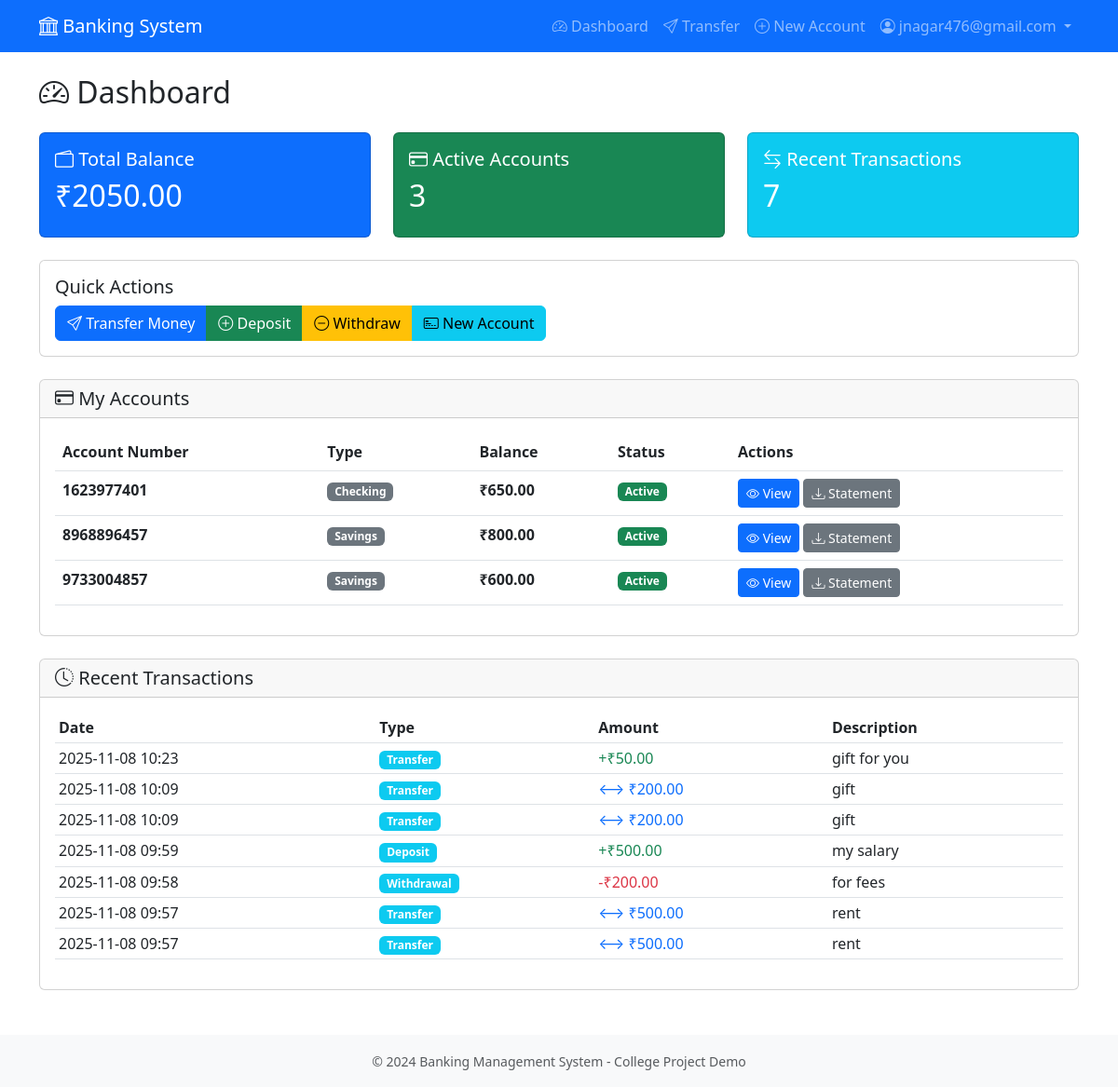
Before: /user/dashboard (signed in) with the older database file.
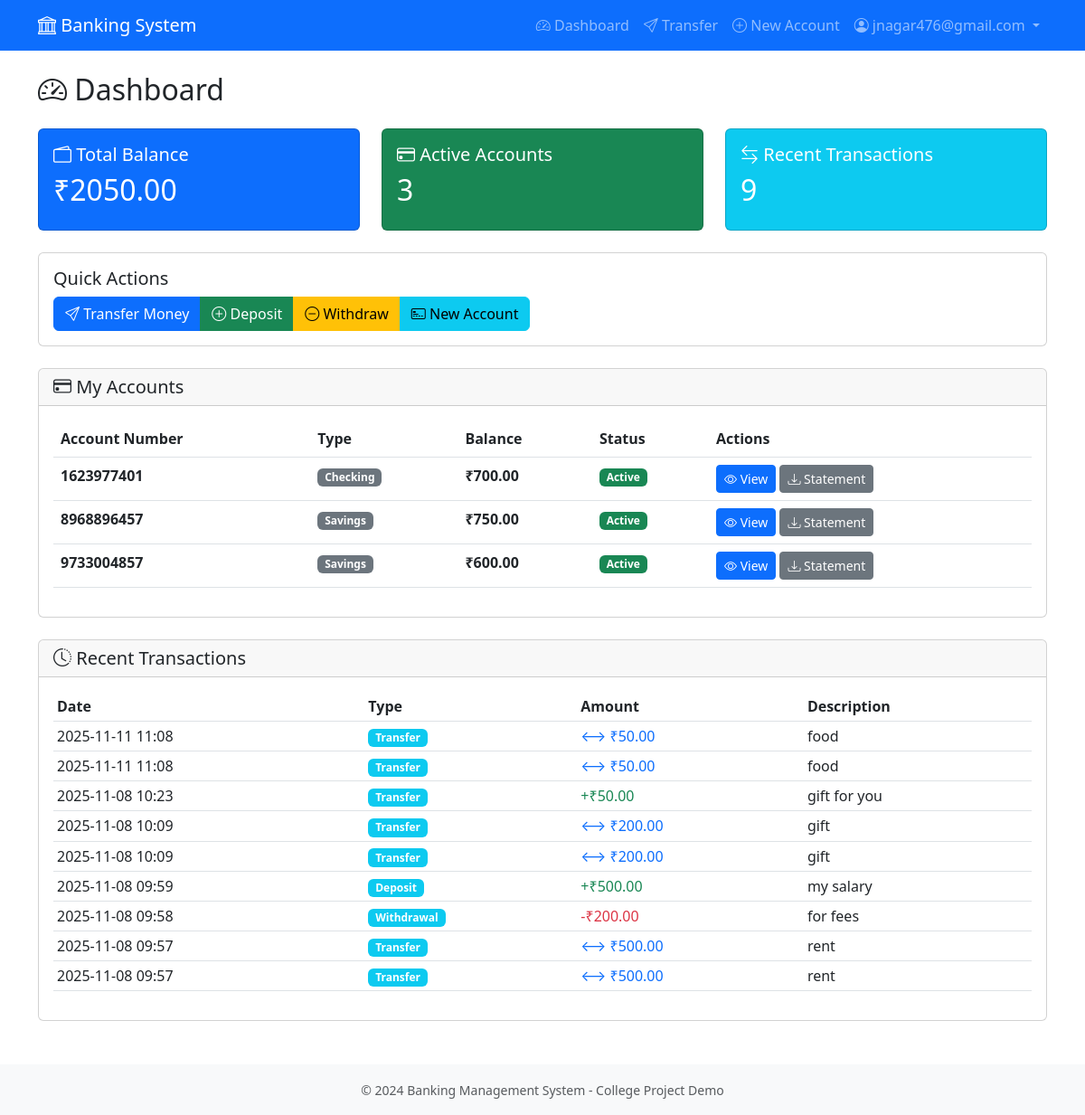
After: the same page with the newer database file.
### app/models.py (models this page shows, shortened)
class User(UserMixin, db.Model):
    __tablename__ = 'users'
    id = db.Column(db.Integer, primary_key=True)
    email = db.Column(db.String(120), unique=True, nullable=False, index=True)
    password_hash = db.Column(db.String(255), nullable=False)
    full_name = db.Column(db.String(100), nullable=False)
    phone = db.Column(db.String(20), nullable=True)
    is_admin = db.Column(db.Boolean, default=False, nullable=False)
    is_active = db.Column(db.Boolean, default=True, nullable=False)
    created_at = db.Column(db.DateTime, default=datetime.utcnow, nullable=False)
    accounts = db.relationship('Account', backref='owner', lazy='dynamic', cascade='all, delete-orphan')
    def get_total_balance(self):
        total_cents = sum(account.balance for account in self.accounts)
        return total_cents / 100.0

class Account(db.Model):
    __tablename__ = 'accounts'
    id = db.Column(db.Integer, primary_key=True)
    user_id = db.Column(db.Integer, db.ForeignKey('users.id'), nullable=False, index=True)
    account_number = db.Column(db.String(20), unique=True, nullable=False, index=True)
    account_type = db.Column(db.String(20), nullable=False)  # 'checking' or 'savings'
    balance = db.Column(db.Integer, default=0, nullable=False)  # Stored in cents
    is_frozen = db.Column(db.Boolean, default=False, nullable=False)
    created_at = db.Column(db.DateTime, default=datetime.utcnow, nullable=False)
    transactions_sent = db.relationship(
        'Transaction',
        foreign_keys='Transaction.from_account_id',
        backref='source_account',
        lazy='dynamic'
    )
    transactions_received = db.relationship(
        'Transaction',
        foreign_keys='Transaction.to_account_id',
        backref='destination_account',
        lazy='dynamic'
    )
    def get_balance(self):
        return self.balance / 100.0
    def get_all_transactions(self):
        sent = self.transactions_sent.all()
        received = self.transactions_received.all()
        all_transactions = sent + received
        return sorted(all_transactions, key=lambda x: x.timestamp, reverse=True)

class Transaction(db.Model):
    __tablename__ = 'transactions'
    id = db.Column(db.Integer, primary_key=True)
    from_account_id = db.Column(db.Integer, db.ForeignKey('accounts.id'), nullable=True, index=True)
    to_account_id = db.Column(db.Integer, db.ForeignKey('accounts.id'), nullable=True, index=True)
    amount = db.Column(db.Integer, nullable=False)  # Stored in cents
    transaction_type = db.Column(db.String(20), nullable=False)  # 'transfer', 'deposit', 'withdrawal'
    description = db.Column(db.String(255), nullable=True)
    timestamp = db.Column(db.DateTime, default=datetime.utcnow, nullable=False, index=True)
    def get_amount(self):
        return self.amount / 100.0

### app/routes/user_routes.py (the view)
@bp.route('/dashboard')
@login_required
def dashboard():
    if isinstance(current_user, Admin):
        return redirect(url_for('admin.dashboard'))
    accounts = current_user.accounts.all()
    recent_transactions = []
    for account in accounts:
        transactions = account.get_all_transactions()
        recent_transactions.extend(transactions)
    recent_transactions = sorted(recent_transactions, key=lambda x: x.timestamp, reverse=True)[:10]
    total_balance = current_user.get_total_balance()
    return render_template(
        'user/dashboard.html',
        title='Dashboard',
        accounts=accounts,
        recent_transactions=recent_transactions,
        total_balance=total_balance
    )

### app/templates/user/dashboard.html (shortened to what this page needs)
{% extends "layout.html" %}
{% block content %}
<h2 class="mb-4">
    <i class="bi bi-speedometer2"></i> Dashboard
</h2>
<div class="row mb-4">
    <div class="col-md-4">
        <div class="card bg-primary text-white">
            <div class="card-body">
                <h5 class="card-title">
                    <i class="bi bi-wallet2"></i> Total Balance
                </h5>
                <h2>₹{{ "%.2f"|format(total_balance) }}</h2>
            </div>
        </div>
    </div>
    <div class="col-md-4">
        <div class="card bg-success text-white">
            <div class="card-body">
                <h5 class="card-title">
                    <i class="bi bi-credit-card"></i> Active Accounts
                </h5>
                <h2>{{ accounts|length }}</h2>
            </div>
        </div>
    </div>
    <div class="col-md-4">
        <div class="card bg-info text-white">
            <div class="card-body">
                <h5 class="card-title">
                    <i class="bi bi-arrow-left-right"></i> Recent Transactions
                </h5>
                <h2>{{ recent_transactions|length }}</h2>
            </div>
        </div>
    </div>
</div>
<div class="row mb-4">
    <div class="col-12">
        <div class="card">
            <div class="card-body">
                <h5 class="card-title">Quick Actions</h5>
                <div class="btn-group" role="group">
                    <a href="{{ url_for('user.transfer') }}" class="btn btn-primary">
                        <i class="bi bi-send"></i> Transfer Money
                    </a>
                    <a href="{{ url_for('user.deposit') }}" class="btn btn-success">
                        <i class="bi bi-plus-circle"></i> Deposit
                    </a>
                    <a href="{{ url_for('user.withdraw') }}" class="btn btn-warning">
                        <i class="bi bi-dash-circle"></i> Withdraw
                    </a>
                    <a href="{{ url_for('user.create_account') }}" class="btn btn-info">
                        <i class="bi bi-credit-card-2-front"></i> New Account
                    </a>
                </div>
            </div>
        </div>
    </div>
</div>
<div class="card mb-4">
    <div class="card-header">
        <h5 class="mb-0"><i class="bi bi-credit-card"></i> My Accounts</h5>
    </div>
    <div class="card-body">
        {% if accounts %}
            <div class="table-responsive">
                <table class="table table-hover">
                    <thead>
                        <tr>
                            <th>Account Number</th>
                            <th>Type</th>
                            <th>Balance</th>
                            <th>Status</th>
                            <th>Actions</th>
                        </tr>
                    </thead>
                    <tbody>
                        {% for account in accounts %}
                        <tr>
                            <td><strong>{{ account.account_number }}</strong></td>
                            <td>
                                <span class="badge bg-secondary">{{ account.account_type.title() }}</span>
                            </td>
                            <td><strong>₹{{ "%.2f"|format(account.get_balance()) }}</strong></td>
                            <td>
                                {% if account.is_frozen %}
                                    <span class="badge bg-danger">Frozen</span>
                                {% else %}
                                    <span class="badge bg-success">Active</span>
                                {% endif %}
                            </td>
                            <td>
                                <a href="{{ url_for('user.account_details', account_id=account.id) }}" class="btn btn-sm btn-primary">
                                    <i class="bi bi-eye"></i> View
                                </a>
                                <a href="{{ url_for('user.statement', account_id=account.id) }}" class="btn btn-sm btn-secondary">
                                    <i class="bi bi-download"></i> Statement
                                </a>
                            </td>
                        </tr>
                        {% endfor %}
                    </tbody>
                </table>
            </div>
        {% else %}
            <div class="alert alert-info">
                <i class="bi bi-info-circle"></i> You don't have any accounts yet.
                <a href="{{ url_for('user.create_account') }}" class="alert-link">Create one now</a>
            </div>
        {% endif %}
    </div>
</div>
<div class="card">
    <div class="card-header">
        <h5 class="mb-0"><i class="bi bi-clock-history"></i> Recent Transactions</h5>
    </div>
    <div class="card-body">
        {% if recent_transactions %}
            <div class="table-responsive">
                <table class="table table-sm">
                    <thead>
                        <tr>
                            <th>Date</th>
                            <th>Type</th>
                            <th>Amount</th>
                            <th>Description</th>
                        </tr>
                    </thead>
                    <tbody>
                        {% for transaction in recent_transactions %}
                        <tr>
                            <td>{{ transaction.timestamp.strftime('%Y-%m-%d %H:%M') }}</td>
                            <td>
                                <span class="badge bg-info">{{ transaction.transaction_type.title() }}</span>
                            </td>
                            <td>
                                {% set my_account_ids = accounts|map(attribute='id')|list %}
                                {% if transaction.to_account_id in my_account_ids and (transaction.from_account_id is none or transaction.from_account_id not in my_account_ids) %}
                                    <span class="text-success">+₹{{ "%.2f"|format(transaction.get_amount()) }}</span>
                                {% elif transaction.from_account_id in my_account_ids and (transaction.to_account_id is none or transaction.to_account_id not in my_account_ids) %}
                                    <span class="text-danger">-₹{{ "%.2f"|format(transaction.get_amount()) }}</span>
                                {% elif transaction.from_account_id in my_account_ids and transaction.to_account_id in my_account_ids %}
                                    <span class="text-primary">⟷ ₹{{ "%.2f"|format(transaction.get_amount()) }}</span>
                                {% else %}
                                    ₹{{ "%.2f"|format(transaction.get_amount()) }}
                                {% endif %}
                            </td>
                            <td>{{ transaction.description or 'N/A' }}</td>
                        </tr>
                        {% endfor %}
                    </tbody>
                </table>
            </div>
        {% else %}
            <p class="text-muted mb-0">No transactions yet.</p>
        {% endif %}
    </div>
</div>
{% endblock %}

### app/templates/layout.html (shortened to what this page needs)
<!DOCTYPE html>
<html lang="en">
<head>
    <link href="https://cdn.jsdelivr.net/npm/bootstrap@5.3.0/dist/css/bootstrap.min.css" rel="stylesheet">
    <link rel="stylesheet" href="https://cdn.jsdelivr.net/npm/bootstrap-icons@1.11.0/font/bootstrap-icons.css">
</head>
<body>
    <nav class="navbar navbar-expand-lg navbar-dark bg-primary">
        <div class="container">
            <a class="navbar-brand" href="/">
                <i class="bi bi-bank"></i> Banking System
            </a>
            <div class="collapse navbar-collapse" id="navbarNav">
                <ul class="navbar-nav ms-auto">
                    {% if current_user.is_authenticated %}
                        {% if current_user.__class__.__name__ == 'Admin' %}
                            <li class="nav-item">
                                <a class="nav-link" href="{{ url_for('admin.dashboard') }}">
                                    <i class="bi bi-speedometer2"></i> Dashboard
                                </a>
                            </li>
                            <li class="nav-item">
                                <a class="nav-link" href="{{ url_for('admin.users') }}">
                                    <i class="bi bi-people"></i> Users
                                </a>
                            </li>
                            <li class="nav-item">
                                <a class="nav-link" href="{{ url_for('admin.transactions') }}">
                                    <i class="bi bi-arrow-left-right"></i> Transactions
                                </a>
                            </li>
                            <li class="nav-item dropdown">
                                <a class="nav-link dropdown-toggle" href="#" id="adminDropdown" role="button" data-bs-toggle="dropdown">
                                    <i class="bi bi-person-circle"></i> Admin
                                </a>
                                <ul class="dropdown-menu dropdown-menu-end">
                                    <li><a class="dropdown-item" href="{{ url_for('auth.logout') }}">
                                        <i class="bi bi-box-arrow-right"></i> Logout
                                    </a></li>
                                </ul>
                            </li>
                        {% else %}
                            <li class="nav-item">
                                <a class="nav-link" href="{{ url_for('user.dashboard') }}">
                                    <i class="bi bi-speedometer2"></i> Dashboard
                                </a>
                            </li>
                            <li class="nav-item">
                                <a class="nav-link" href="{{ url_for('user.transfer') }}">
                                    <i class="bi bi-send"></i> Transfer
                                </a>
                            </li>
                            <li class="nav-item">
                                <a class="nav-link" href="{{ url_for('user.create_account') }}">
                                    <i class="bi bi-plus-circle"></i> New Account
                                </a>
                            </li>
                            <li class="nav-item dropdown">
                                <a class="nav-link dropdown-toggle" href="#" id="userDropdown" role="button" data-bs-toggle="dropdown">
                                    <i class="bi bi-person-circle"></i> {{ current_user.email }}
                                </a>
                            </li>
                        {% endif %}
                    {% endif %}
                </ul>
            </div>
        </div>
    </nav>
    <main class="container my-4">
        {% block content %}{% endblock %}
    </main>
    <footer class="bg-light py-3 mt-5">
        <div class="container text-center text-muted">
            <small>&copy; 2024 Banking Management System - College Project Demo</small>
        </div>
    </footer>
</body>
</html>

Changed rows visible on the page:
changed Account "Checking": get_balance "650.00" → "700.00"
changed Account (number 2 of 3 on the later page): get_balance "800.00" → "750.00"
added Transaction: get_amount "50.00"
Other visible differences:
{{ recent_transactions|length }}: "7" → "9"
